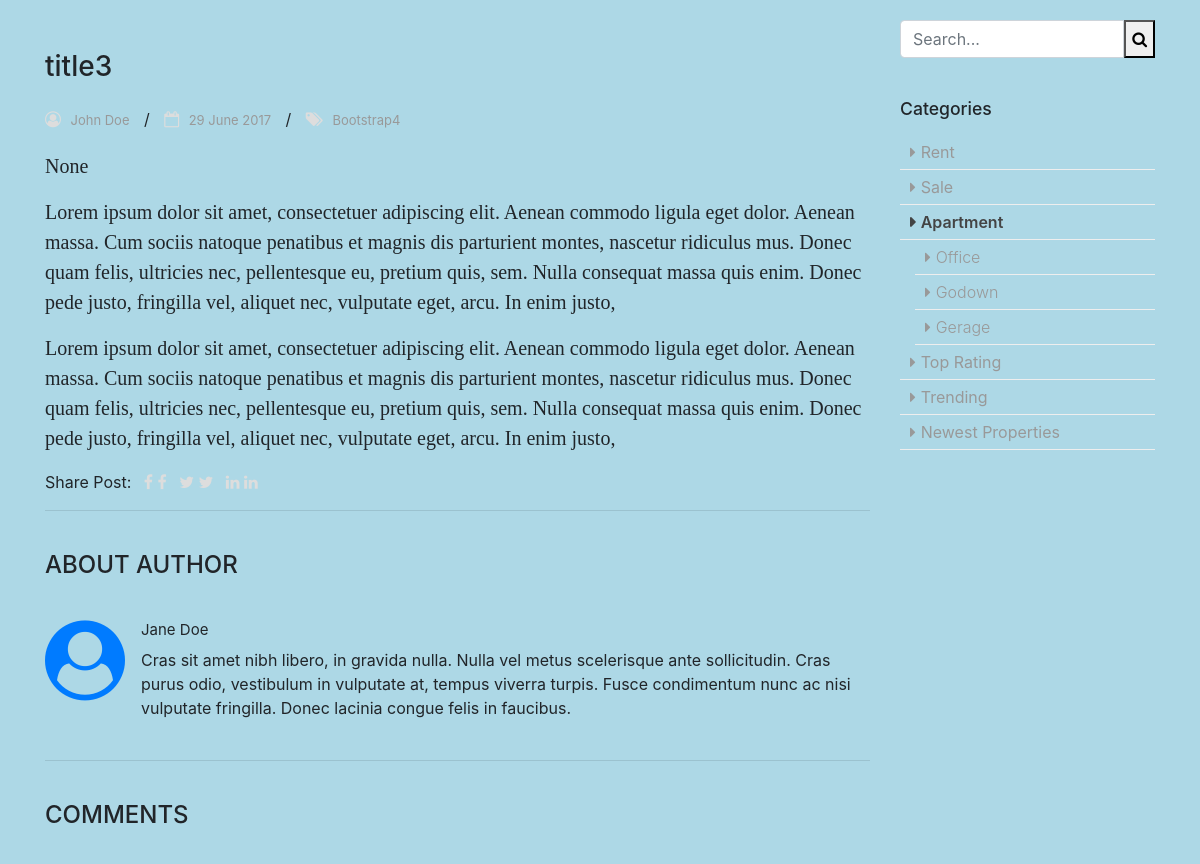
/post/4 (upper part), run on an earlier commit of the app's database.
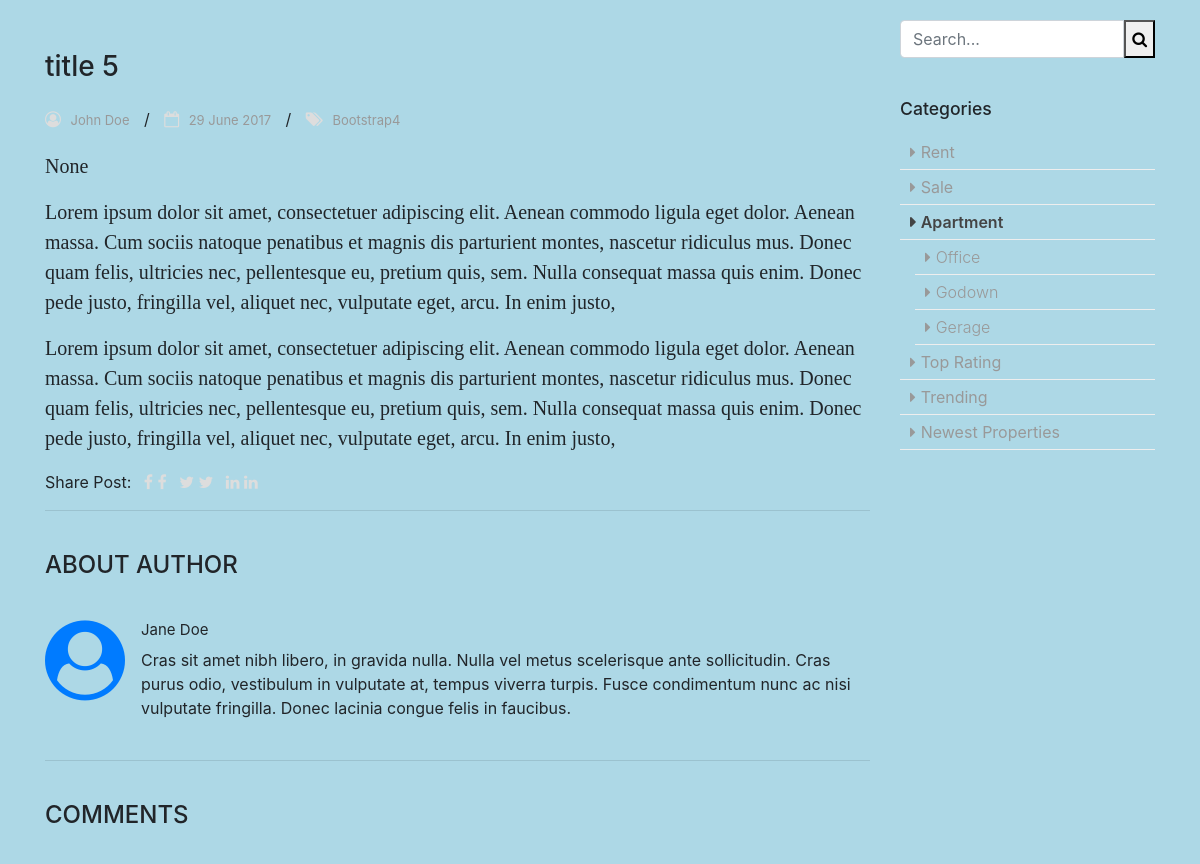
And on a later commit of the database.
### blog/models.py (models this page shows, shortened)
class Post(models.Model):
    title = models.CharField(max_length=63)
    slug = models.SlugField(null=True)
    text = models.TextField(null=True)
    pub_date = models.DateField(null=True)
    image = models.FileField(null=True)

### blog/views.py (the view)
# urls.py: path('post/<int:id>', post_details, name="post-details"),
def post_details(request, id):
    context = {}
    try:
       post = Post.objects.get(id=id)
       context['post'] = post
    except Post.DoesNotExist:
        context['error'] = "Not found"
    template_name = 'blog/post_details.html'
    return render(request, template_name, context)

### blog/templates/blog/post_details.html (shortened to what the changed rows need)
{% extends 'base.html' %}
{% load static %}
{% block css %}
<link href="https://maxcdn.bootstrapcdn.com/font-awesome/4.7.0/css/font-awesome.min.css" rel="stylesheet">
<link rel="stylesheet" href="{% static 'blog/post.css' %}">
{% endblock %}
{% block body %}
<div class="container pb50">
    <div class="row">
        <div class="col-md-9 mb40">
            <article>
                <div class="post-content">
                    <h3>{{post.title}}</h3>
                    <ul class="post-meta list-inline">
                        <li class="list-inline-item">
                        </li>
                        <li class="list-inline-item">
                        </li>
                        <li class="list-inline-item">
                        </li>
                    </ul>
                    <p> {{post.text}}</p>
                                            <p class="lead">Lorem ipsum dolor sit amet, consectetuer adipiscing elit. Aenean commodo ligula eget dolor. Aenean massa. Cum sociis natoque penatibus et magnis dis parturient montes, nascetur ridiculus mus. Donec quam felis, ultricies nec, pellentesque eu, pretium quis, sem. Nulla consequat massa quis enim. Donec pede justo, fringilla vel, aliquet nec, vulputate eget, arcu. In enim justo, </p>
                    <p>Lorem ipsum dolor sit amet, consectetuer adipiscing elit. Aenean commodo ligula eget dolor. Aenean massa. Cum sociis natoque penatibus et magnis dis parturient montes, nascetur ridiculus mus. Donec quam felis, ultricies nec, pellentesque eu, pretium quis, sem. Nulla consequat massa quis enim. Donec pede justo, fringilla vel, aliquet nec, vulputate eget, arcu. In enim justo, </p>
                    <ul class="list-inline share-buttons">
                        <li class="list-inline-item">Share Post:</li>
                        <li class="list-inline-item">
                        </li>
                        <li class="list-inline-item">
                        </li>
                        <li class="list-inline-item">
                        </li>
                    </ul>
                    <hr class="mb40">
                    <h4 class="mb40 text-uppercase font500">About Author</h4>
                    <div class="media mb40">
                        <i class="d-flex mr-3 fa fa-user-circle fa-5x text-primary"></i>
                        <div class="media-body">
                        </div>
                    </div>
                    <hr class="mb40">
                    <h4 class="mb40 text-uppercase font500">Comments</h4>
                </div>
            </article>
        </div>
    </div>
</div>
{% endblock%}

What changed in the data, as far as the page shows it:
changed Post "None": title "title3" → "title 5"
